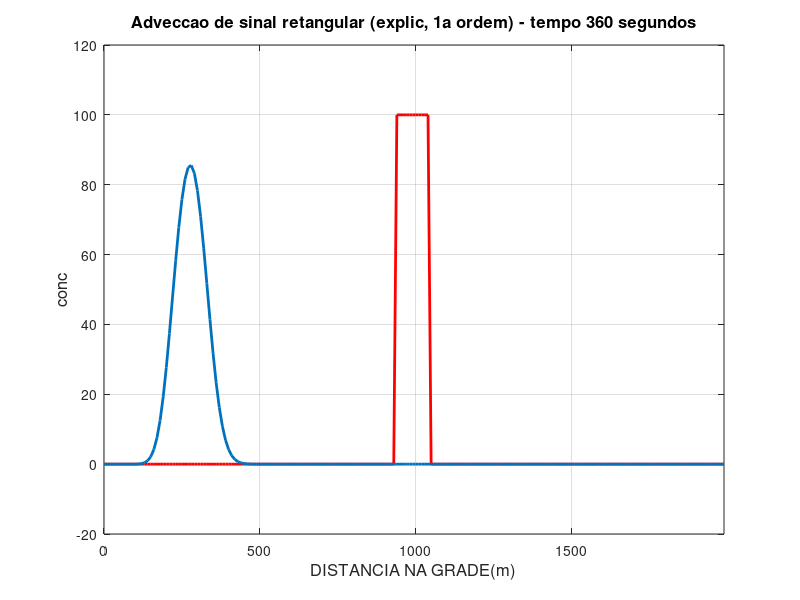

Reproduce this figure in MATLAB.
% SOLUCAO DA EQUACAO DA ADVECCAO UNI-DIMENSIONAL LINEAR 
% POR METODO EXPLICITO DE PRIMEIRA ORDEM NO TEMPO E NO ESPACO.
% SOLUCAO DA ADVECCAO DE UM SINAL RETANGULAR EM SUB-REGIAO DA GRADE

% FORNECER NUMERO DE PONTOS DA GRADE, NUMERO DE PASSOS DE TEMPO, VELOCIDADE (m/s),
% ESPACAMENTO DE GRADE (m), PASSO DE TEMPO (s),
% AMPLITUDE DO SINAL E SUA POSICAO INICIAL NA GRADE
% E FREQUENCIA DE PLOTAGEM

clear all; close all; clc

% CONSTANTES DO MODELO
jmax=200;
nmax=90;
c=-2;
% testar com c=2;
dx=10;
dt=4;
% testar com dt=5 (coef de amplificacao = 1)
pol=100;
posini=95;
posfim=105;
freqplo=5;
xgrid=((1:jmax)-1)*dx;

% CALCULOS INICIAIS
qpos=(c+abs(c))*dt/dx/2;
qneg=(c-abs(c))*dt/dx/2;

% CONDICOES INICIAIS
fatu=zeros(jmax,1);
fren=zeros(jmax,1);

fatu(posini:posfim)=pol;
fcin=fatu;

contplo=1;
pol020=0.2*pol;
pol120=1.2*pol;

% LOOP NO TEMPO
% CONDICOES DE CONTORNO
% FORMULA DE RECORRENCIA
% PLOTAGEM (PRESSIONE ENTER PARA EVOLUIR NO TEMPO)
% EVOLUCAO NO TEMPO DAS VARIAVEIS
for n=2:nmax
   tempo=n*dt;
   fren(2:jmax-1)=fatu(2:jmax-1)-qpos*(fatu(2:jmax-1)-fatu(1:jmax-2))-...
       qneg*(fatu(3:jmax)-fatu(2:jmax-1));
   contplo=contplo+1;
   if(contplo==freqplo)
   contplo=0;
   figure (1)
   plot(xgrid,fcin,'r','LineWidth',2)
   hold
   plot(xgrid,fren,'LineWidth',2)
   axis([xgrid(1) xgrid(jmax) -pol020 pol120]);
   title(['Adveccao de sinal retangular (explic, 1a ordem) - tempo ',...
       num2str(tempo),' segundos'],'fontsize',12)
   xlabel('DISTANCIA NA GRADE(m)','fontsize',12)
   ylabel('conc','fontsize',12)
   grid on
   pause
   hold off
   end
   fatu=fren;
end
